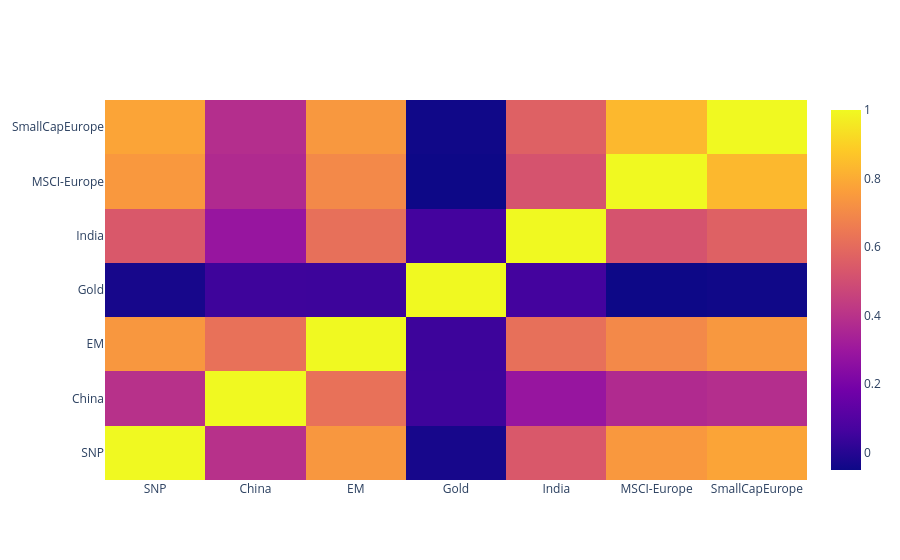

This figure's notebook cell:
### Code cell
import pandas as pd
from pathlib import Path
import plotly.graph_objects as go
import numpy as np

snp = pd.read_csv(Path.cwd().parent / "data" / "OHCL" / "investing_dot_com_transformed" / "CSPX ETF Stock Price History.csv")
china = pd.read_csv(Path.cwd().parent / "data" / "OHCL" / "investing_dot_com_transformed" / "CNYA ETF Stock Price History.csv")
em = pd.read_csv(Path.cwd().parent / "data" / "OHCL" / "investing_dot_com_transformed" / "EIMI ETF Stock Price History.csv")
gold = pd.read_csv(Path.cwd().parent / "data" / "OHCL" / "investing_dot_com_transformed" / "XAD5 ETF Stock Price History.csv")
india = pd.read_csv(Path.cwd().parent / "data" / "OHCL" / "investing_dot_com_transformed" / "INR ETF Stock Price History.csv")
mscieurope = pd.read_csv(Path.cwd().parent / "data" / "OHCL" / "investing_dot_com_transformed" / "XMEU ETF Stock Price History.csv")
smallcapeurope = pd.read_csv(Path.cwd().parent / "data" / "OHCL" / "investing_dot_com_transformed" / "SXRJ ETF Stock Price History.csv")

dfs = [snp, china, em, gold, india, mscieurope, smallcapeurope]
labels = ["SNP", "China", "EM", "Gold", "India", "MSCI-Europe", "SmallCapEurope"]
date_sets = [set(df["Date"]) for df in dfs]

# Find the intersection of all date sets
common_dates = set.intersection(*date_sets)

# Filter each DataFrame to include only common dates
dfs = [df[df["Date"].isin(common_dates)] for df in dfs]

N = len(dfs)
T = len(dfs[0]) - 1

returns_all = np.empty((T, N))
for i, df in enumerate(dfs):
    returns_all[:, i] = df["Price"].pct_change().values[1:]

corr = np.corrcoef(returns_all, rowvar=False)

heatmap = go.Figure()
heatmap.add_trace(go.Heatmap(x=labels, y=labels, z=corr))
heatmap.show()

### Figure 1 — Plotly figure (JSON) as saved in the notebook; plotly's stock layout.template omitted (floating-point values rounded to 4 significant figures)
{"data": [{"type": "heatmap", "x": ["SNP", "China", "EM", "Gold", "India", "MSCI-Europe", "SmallCapEurope"], "y": ["SNP", "China", "EM", "Gold", "India", "MSCI-Europe", "SmallCapEurope"], "z": [[1.0, 0.3956, 0.7424, -0.03004, 0.5378, 0.7464, 0.781], [0.3956, 1.0, 0.6211, 0.04843, 0.2862, 0.3698, 0.3834], [0.7424, 0.6211, 1.0, 0.04745, 0.6178, 0.6984, 0.745], [-0.03004, 0.04843, 0.04745, 1.0, 0.06217, -0.05124, -0.04586], [0.5378, 0.2862, 0.6178, 0.06217, 1.0, 0.5194, 0.5664], [0.7464, 0.3698, 0.6984, -0.05124, 0.5194, 1.0, 0.8341], [0.781, 0.3834, 0.745, -0.04586, 0.5664, 0.8341, 1.0]]}], "layout": {}}
